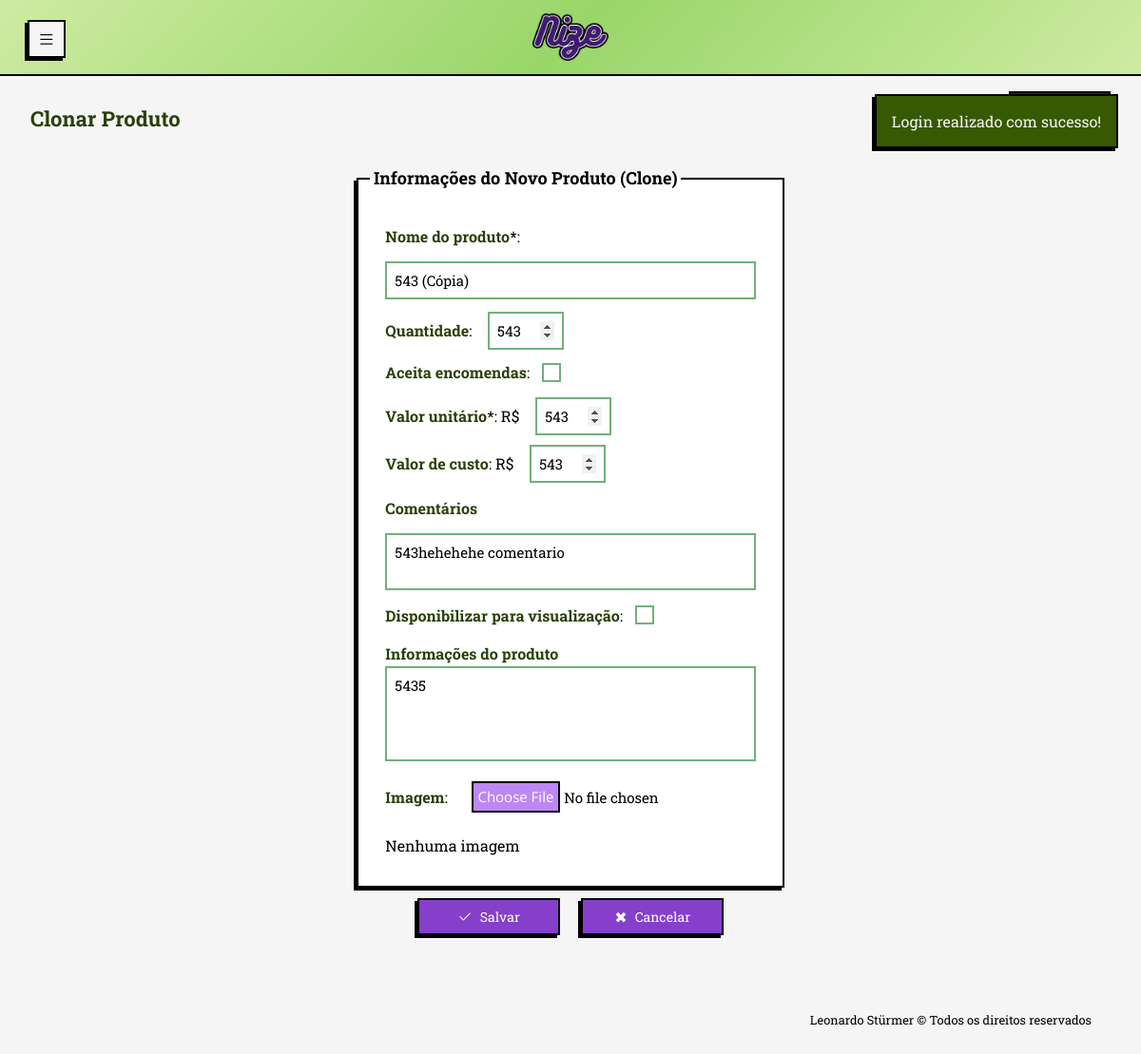
Page /php/view/produtos/clonar_produto.php?id=24 (signed in) on the earlier database version.
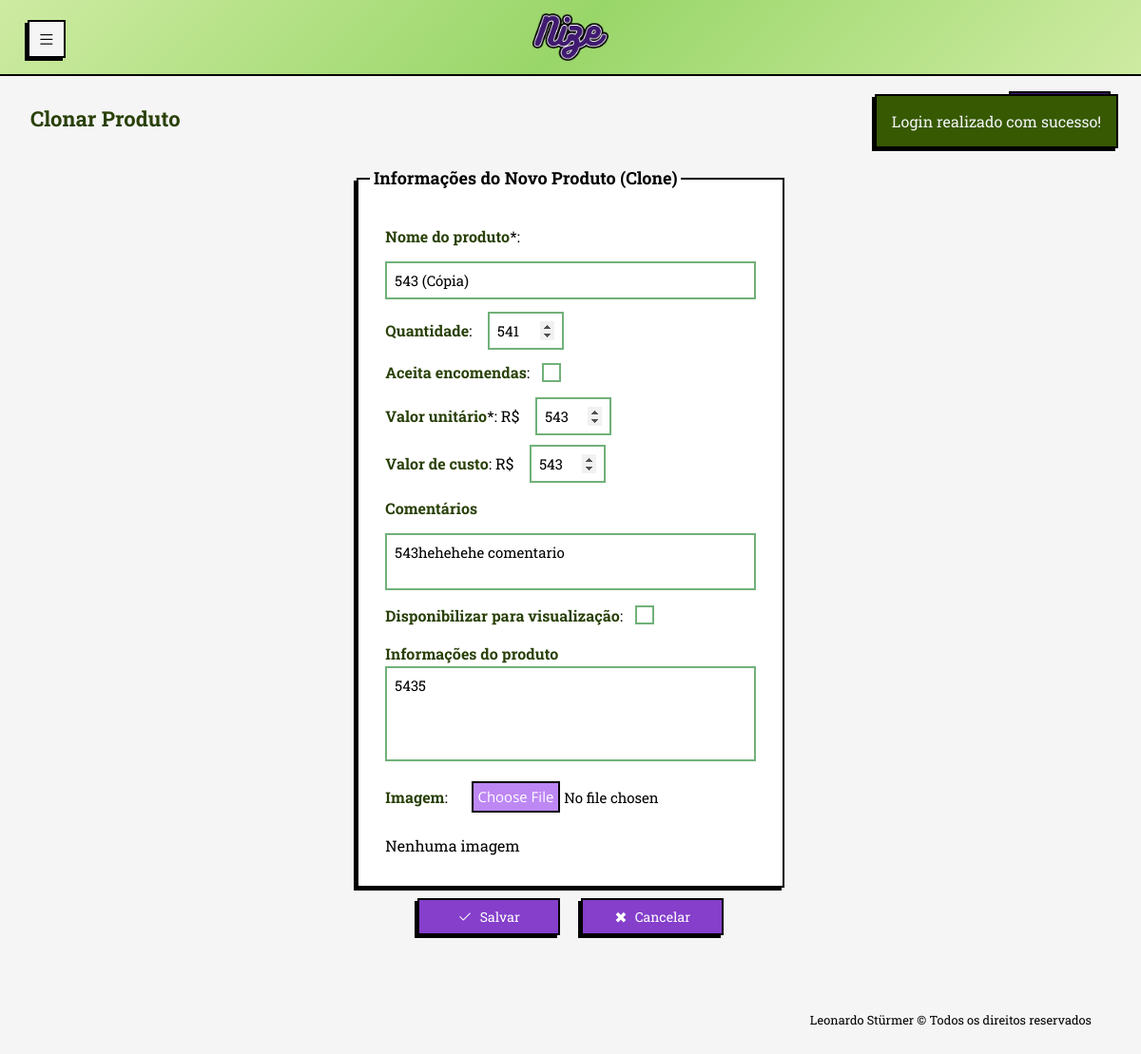
Same page on the later database version.
### tables this page shows
CREATE TABLE produtos (
            id_produto INTEGER PRIMARY KEY AUTOINCREMENT NOT NULL,
            id_usuario INTEGER NOT NULL,
            nome TEXT NOT NULL,
            valor_unitario REAL NOT NULL,
            quantidade INTEGER NULL,
            imagem TEXT NULL,
            aceita_encomenda INTEGER NULL,
            descricao TEXT NULL,
            valor_custo REAL NULL,
            aceita_visualizacao INTEGER NULL,
            created_at TIMESTAMP NOT NULL DEFAULT CURRENT_TIMESTAMP, comentario,
            FOREIGN KEY (id_usuario) REFERENCES usuario (id_usuario)
    );

### php/persistence/conexaoBanco.class.php (called while the page is built, shortened)
<?php
class ConexaoBanco extends PDO {
    private static $instancia = null;
    public static function getInstancia() {
        if (!isset(self::$instancia)) {
            try {
                $caminhoBanco = __DIR__ . '/nize_database.db';
                $dsn = "sqlite:" . $caminhoBanco;
                self::$instancia = new ConexaoBanco($dsn, null, null);
                self::$instancia->setAttribute(PDO::ATTR_ERRMODE, PDO::ERRMODE_EXCEPTION);
                self::$instancia->setAttribute(PDO::ATTR_DEFAULT_FETCH_MODE, PDO::FETCH_ASSOC);
            } catch (PDOException $e) {
                $msg_erro = urlencode("Erro ao conectar com o banco SQLite: " . $e->getMessage());
                header("location:../view/general/erro.php?msg=" . $msg_erro);
                exit;
            }
        }
        return self::$instancia;
    }
}

### php/dao/produtodao.class.php (called while the page is built, shortened)
<?php
require_once __DIR__ . '/../persistence/conexaoBanco.class.php';
class ProdutoDAO{
    private $conexao;
    public function __construct() {
        $this-> conexao = ConexaoBanco::getInstancia();
    }
    public function buscarPorId($id){
        try {
            $sql = $this->conexao->prepare("SELECT * FROM produtos WHERE id_produto = :id");
            $sql->bindValue(":id", $id);
            $sql->execute();
            return $sql->fetch(PDO::FETCH_ASSOC);
        } catch (PDOException $e) {
            $_SESSION['msg'] = "<p class='error-msg'>Erro ao buscar ID: " . $e->getMessage() . "</p>";
        }
    }
}

### php/view/produtos/clonar_produto.php (the view, shortened to what the changed rows need)
<?php
require_once '../../dao/produtodao.class.php';
$id_produto = $_GET['id'] ?? null;
$produtoData = null;
if ($id_produto) {
  $produtoDAO = new ProdutoDAO();
  $produtoData = $produtoDAO->buscarPorId($id_produto);
}
?>
<!DOCTYPE html>
<html lang="pt-br">
<head>
  <link rel="stylesheet" href="../../../css/normalize.css">
  <link rel="stylesheet" href="../../../css/query.css">
  <link rel="stylesheet" href="../../../css/style.css">
  <link rel="stylesheet" href="../../../css/sidebar.css">
  <link rel="stylesheet" href="https://cdn.jsdelivr.net/npm/bootstrap-icons@1.13.1/font/bootstrap-icons.min.css">
</head>
<body>
  <main class='conteudo-pagina'>
    <div class="internal-nav">
      <div class="internal-nav-links">
        <h1>Clonar Produto</h1>
      </div>
    </div>
    <form action="../../controller/produtoControle.php?op=cadastrar" method="post" enctype="multipart/form-data" class="form-cadastro-produto">
      <fieldset id="products-form">
        <div class="inner-products-form">
          <label><strong>Nome do produto</strong>*: </label>
          <input type="text" id="nomeProduto" name="nomeProduto" class="input-produto" autocomplete="off" required value="<?php echo htmlspecialchars($produtoData['nome'] . ' (Cópia)'); ?>">
          <div class="div-inner-products">
            <label><strong>Quantidade</strong>:
              <input type="number"  step="1" min="0" onkeydown="return ['Backspace', 'Delete', 'ArrowLeft', 'ArrowRight'].includes(event.key) || !isNaN(Number(event.key))" id="quantidadeProduto" name="quantidadeProduto" class="input-produto" maxlength="3" autocomplete="off" value="<?php echo $produtoData['quantidade']; ?>">
            </label>
            <label class="checkbox-acc">
              <strong>Aceita encomendas</strong>:
              <input type="checkbox" id="aceitaEncomenda" name="aceitaEncomenda" class="input-produto" value='1' autocomplete="off" <?php echo $produtoData['aceita_encomenda'] == 1 ? 'checked' : ''; ?>>
            </label>
          </div>
          <div class="div-inner-products">
            <label><strong>Valor unitário</strong>*: R$
              <input type="number" min="0" id="valorUnitario" name="valorUnitario" step="0.10" class="input-produto" autocomplete="off" required value="<?php echo $produtoData['valor_unitario']; ?>">
            </label>
            <label><strong>Valor de custo</strong>: R$
              <input type="number" min="0" id="valorCusto" name="valorCusto" step="0.10" class="input-produto" autocomplete="off" value="<?php echo $produtoData['valor_custo']; ?>">
            </label>
          </div>
          <label class="comentario-produtos" for="comentarioProduto">
            <strong>Comentários</strong>
          </label>
          <textarea name="comentarioProduto" id="comentarioProduto" placeholder="Adicione comentarios pessoais sobre o produto" class="input-produto" autocomplete="off"><?php echo htmlspecialchars($produtoData['comentario']); ?></textarea>
          <label class="checkbox-acc" for="">
            <strong>Disponibilizar para visualização</strong>:
            <input type="checkbox" id="aceitaVisualizacao" name="aceitaVisualizacao" class="input-produto" value="1" autocomplete="off" <?php echo $produtoData['aceita_visualizacao'] == 1 ? 'checked' : ''; ?>>
          </label>
          <label class="descricao-produtos" for="descricaoProduto">
            <strong>Informações do produto</strong>
            <textarea name="descricaoProduto" id="descricaoProduto" class="input-produto" autocomplete="off"><?php echo htmlspecialchars($produtoData['descricao']); ?></textarea>
          </label>
          <label><strong>Imagem</strong>:
            <input type="file" name="imagemProduto" id="imagemProduto" class="input-produto" accept=".png, .jpg" autocomplete="off">
          </label>
          <?php if (!empty($produtoData['imagem'])): ?>
            <?php echo "<img src='../../persistence/uploads/" . htmlspecialchars($produtoData['imagem']) . "' alt='imagem do produto' class='img-produtos img-alt-produto'>" ?>
            <span class="span-alt-img">(Será mantida se não enviar outra)</span>
          <?php else: ?>
            <span>Nenhuma imagem</span>
          <?php endif; ?>
        </div>
      </fieldset>
    </form>
  </main>
</body>
</html>

Differences in the rows shown:
changed produtos "543 (Cópia)": quantidadeProduto "543" → "541"
